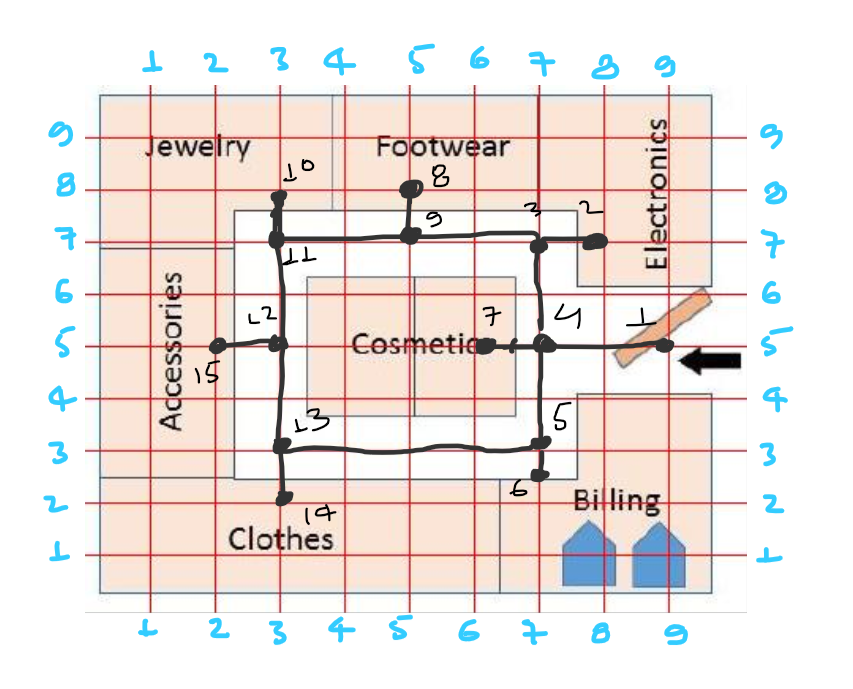
#> input picture Backend/Blueprints/test2.png, 853 x 689 px
$ python -i processImage.py   (imports and definitions only)
#> lines starting #> are read from the running program, lines starting #| are printed output that depends on the picture; after the words box and inside, x2 and y2 are one past the last pixel; in counts of white or black regions, pixels touching at a corner belong together
#> further down, picture is the input picture: shape (689, 853, 3); mean B, G, R 225.3, 228.7, 236.5
import cv2 as cv
from networkx.algorithms import boundary
import numpy as np
import matplotlib.path as mplpath

class processImage:
    storeBoundries = []
    grayScale = None
    storeImage = None
    def getGrayScale(self, image):
        return cv.cvtColor(image, cv.COLOR_BGR2GRAY)
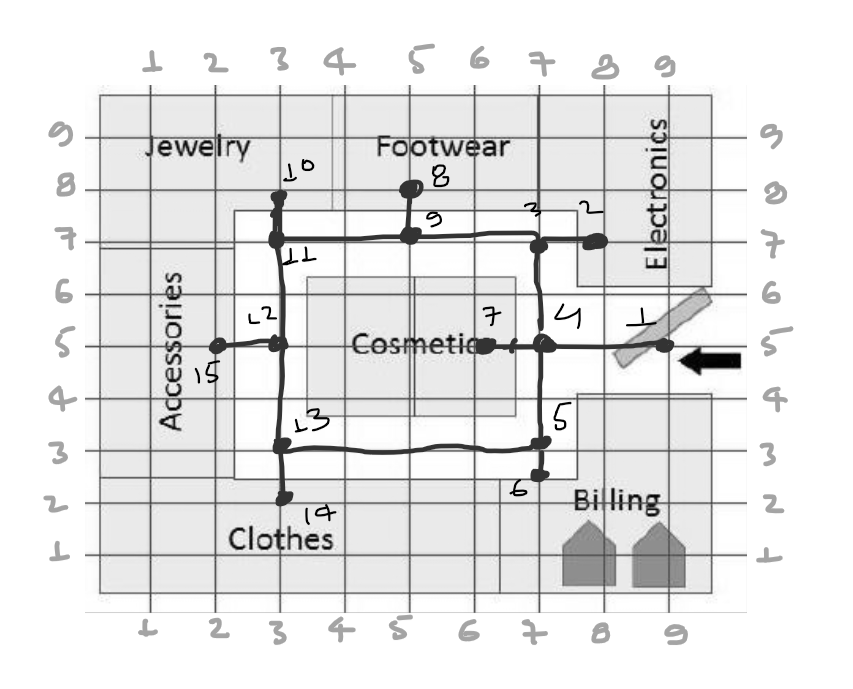
#> returned value: shape (689, 853); min 0, max 255, mean 230.6

    # def getCannyEdge(self, image):
    def getCannyEdge(self):
        gray = self.grayScale
        # gray = cv.cvtColor(image, cv.COLOR_BGR2GRAY)
        filter = np.array([[-1, -1, -1], [-1, 9, -1], [-1, -1, -1]])
        filtered=cv.filter2D(gray,-1,filter)
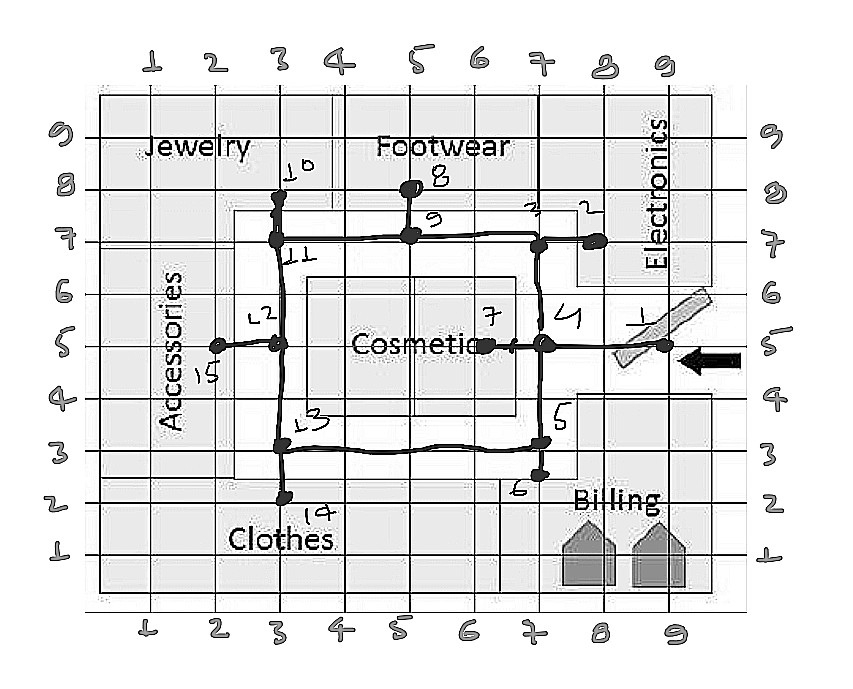
#> filtered: shape (689, 853); min 0, max 255, mean 227.4

        thresh = cv.threshold(filtered, 128, 255, cv.THRESH_BINARY | cv.THRESH_OTSU)[1]
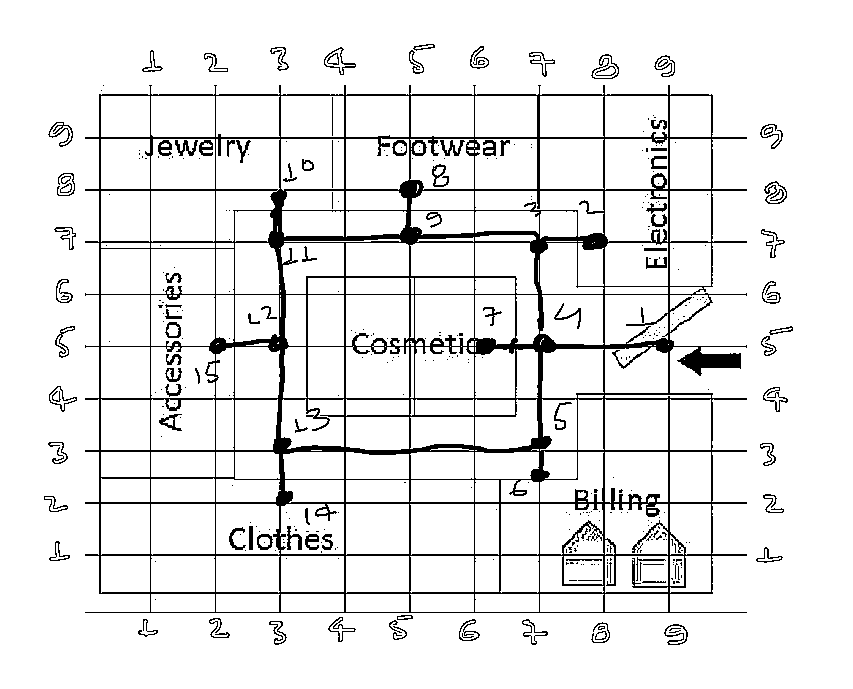
#> thresh: shape (689, 853); 91.6% white; 370 black regions (261 under 20 px)

        Canny = np.zeros(thresh.shape, dtype=np.uint8)
        contours, hierarchy  = cv.findContours(thresh, cv.RETR_TREE, cv.CHAIN_APPROX_SIMPLE)
#> contours = 672 contours, 353 with area under 20; largest, box (x1, y1, x2, y2) and area: (0, 0, 853, 689) 586176, (84, 84, 748, 614) 317292, (216, 139, 280, 242) 4502, (151, 191, 215, 242) 3089, (151, 504, 215, 555) 3088
        i = 0
        for c in contours:
            perimeter = cv.arcLength(c, True)
            storeArea = cv.approxPolyDP(c, 0.02 * perimeter, True)
            if(4 <= len(storeArea) <=6):
                [Next, Previous, First_Child, Parent] = hierarchy[0][i]
                if(First_Child != -1 and Parent != -1):
                    cv.drawContours(Canny, [c], -1, (255,255,255), 2)
            i += 1
#> this loop made 672 passes
#> (perimeter, storeArea, Next, Previous, First_Child, Parent) on passes 1, 29, 43, 48, 51, 55: (3080, [[0, 0], [0, 688], [852, 688], [852, 0]], -1, -1, 1, -1), (26.83, [[410, 616], [398, 617], [398, 618], [410, 617]], -1, -1, -1, 27), (5.66, [[707, 389], [708, 388], [709, 389], [708, 390]], 43, 41, -1, 0), (5.66, [[764, 341], [765, 340], [766, 341], [765, 342]], 48, 44, -1, 0), (43.31, [[791, 328], [776, 330], [771, 332], [787, 330]], -1, -1, -1, 49), (5.66, [[60, 297], [61, 296], [62, 297], [61, 298]], 55, 51, -1, 0)
#> (perimeter, Next, Previous, First_Child, Parent) on passes 2, 5, 7, 11, 16, 34: (13.66, 2, -1, -1, 0), (11.66, 5, 3, -1, 0), (14.49, 7, 5, -1, 0), (8.83, -1, -1, -1, 9), (7.66, 16, 14, -1, 13), (70.97, -1, -1, -1, 32)
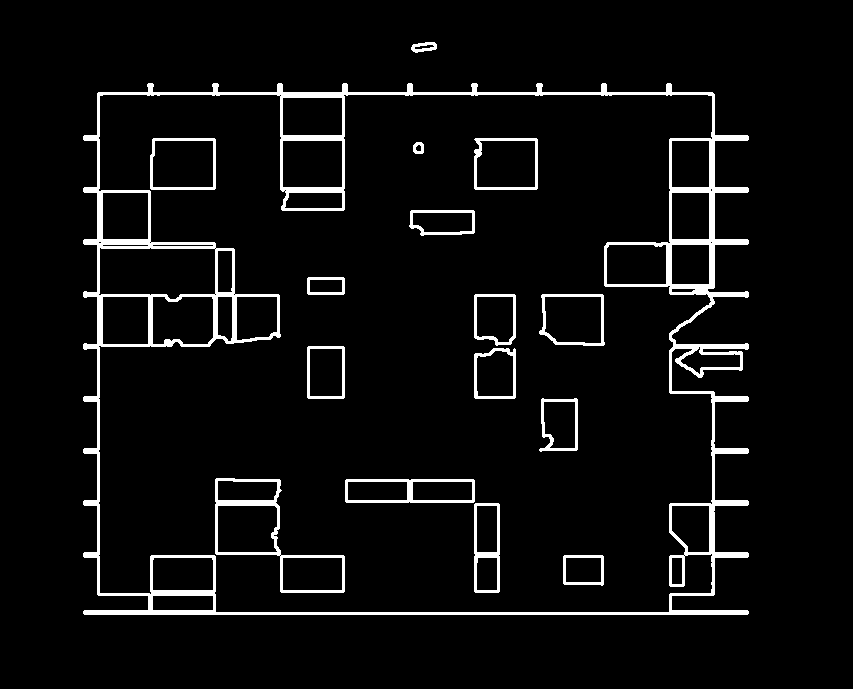
#> Canny: shape (689, 853); 5.2% white; 16 white regions, largest, box (x1, y1, x2, y2) and area: (83, 83, 749, 615) 21195, (215, 478, 345, 593) 1788, (345, 479, 475, 503) 989
#> after the loop, i = 672
        return cv.bitwise_not(Canny)
#> returned value: shape (689, 853); 94.8% white; 16 black regions

    def getStoreBoundries(self):
        img  = self.getCannyEdge()
        boundries = []
        res_img = np.zeros((img.shape[0], img.shape[1]), dtype=np.uint8)
        contours, hierarchy  = cv.findContours(img, cv.RETR_TREE, cv.CHAIN_APPROX_SIMPLE)
#> contours = 63 contours, 6 with area under 20; largest, box (x1, y1, x2, y2) and area: (0, 0, 853, 689) 586176, (82, 82, 750, 616) 325362, (99, 95, 712, 612) 273176, (214, 477, 283, 557) 5038, (149, 137, 217, 191) 3509
        for c in contours:
            if(4 <= len(c) <= 8):
                perimeter = cv.arcLength(c, True)
                storeArea = cv.approxPolyDP(c, 0.02 * perimeter, True)
                if(4 <= len(storeArea) <= 6 ):
                    boundary = []
                    cv.drawContours(res_img, [c], -1, (255,255,255), 2)
                    for i in range(len(storeArea)):
                        boundary.append(storeArea[i][0])
                    boundries.append(boundary)
#> this loop made 63 passes
#> (perimeter, storeArea) on passes 1, 3, 4, 10, 11, 12, 13, 19, 21, 23, 24, 25: (3080, [[0, 0], [0, 688], [852, 688], [852, 0]]), (144, [[153, 596], [153, 609], [212, 609], [212, 596]]), (178.8, [[154, 558], [153, 589], [212, 589], [211, 558]]), (180, [[103, 297], [103, 343], [147, 343], [147, 297]]), (46.83, [[672, 291], [691, 291], [694, 289], [672, 289]]), (106.8, [[218, 251], [218, 291], [231, 291], [231, 251]]), (148, [[672, 245], [672, 283], [708, 283], [708, 245]]), (162, [[672, 193], [672, 238], [708, 238], [708, 193]]), (178, [[103, 193], [103, 238], [147, 238], [147, 193]]), (162, [[672, 141], [672, 186], [708, 186], [708, 141]]), (206, [[283, 141], [283, 186], [341, 186], [341, 141]]), (188, [[283, 98], [283, 134], [341, 134], [341, 98]])
#> perimeter on passes 5, 56, 57: 152.6, 42.97, 15.66
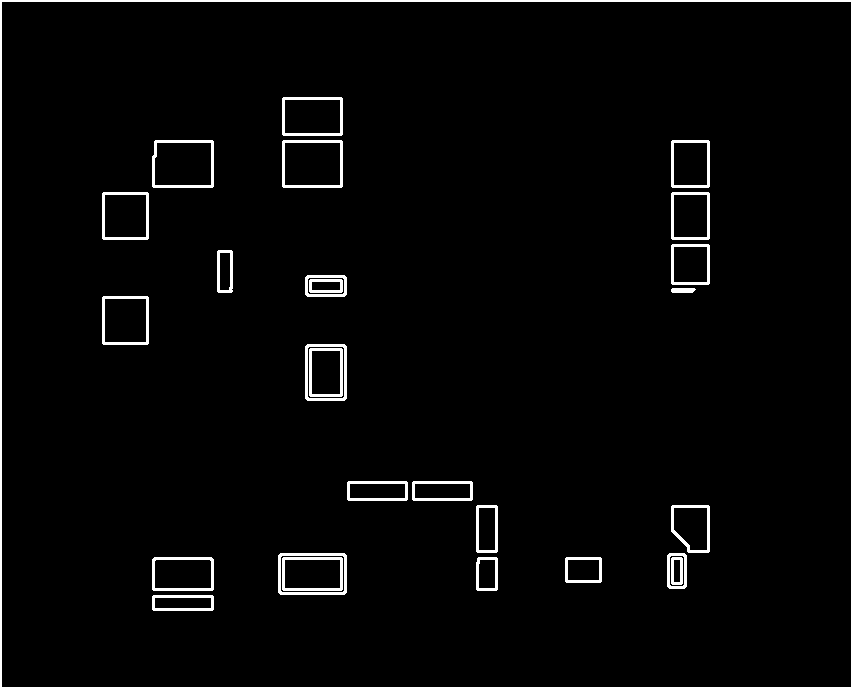
#> res_img: shape (689, 853); 3% white; 27 white regions, largest, box (x1, y1, x2, y2) and area: (0, 0, 853, 689) 6152, (278, 553, 347, 595) 622, (152, 140, 214, 188) 618
#> after the loop, boundries = 27 items
        if( boundries[0][2][0]==img.shape[1] - 1 or boundries[0][2][0]==img.shape[1] - 1 ):
            boundries.pop(0)
            # pass
        # self.mapStores(storeNodes,boundries)
        return cv.bitwise_not(res_img), boundries

    def mapStores(self, storeNodes):
        fontScale = 0.5
        font = cv.FONT_HERSHEY_SIMPLEX
        color = (0, 0, 0)
        thickness = 1
        sImage, boundries = self.getStoreBoundries()
        for id, name, pos in storeNodes:
            for boundry in  boundries:
                if(self.findstore(boundry,pos)):
                    self.storeBoundries.append([id, name, np.array2string(np.array(boundry))])
                    avg_x = avg_y = 0
                    for i in boundry:
                        avg_x += int(i[0])
                        avg_y += int(i[1])
                    avg_x = avg_x//len(boundry)
                    avg_y = avg_y//len(boundry)
                    sImage = cv.putText(sImage, name, (avg_x,avg_y), font,
                   fontScale, color, thickness, cv.LINE_AA)
        self.storeImage = sImage.copy()

    def findstore(self, vertices,point):
        polygon = mplpath.Path(np.array(vertices))
        return polygon.contains_point(point)

# font = cv2.FONT_HERSHEY_SIMPLEX


    def __init__(self,image):
    # def __init__(self,image,storeNodes):
        self.grayScale = self.getGrayScale(image)
        # [5 lines of commented-out code are left out]

>>> import cv2
>>> picture = cv2.imread('Blueprints/test2.png')
>>> result = processImage(picture).getStoreBoundries()

$ run again, on Backend/Blueprints/i1.png
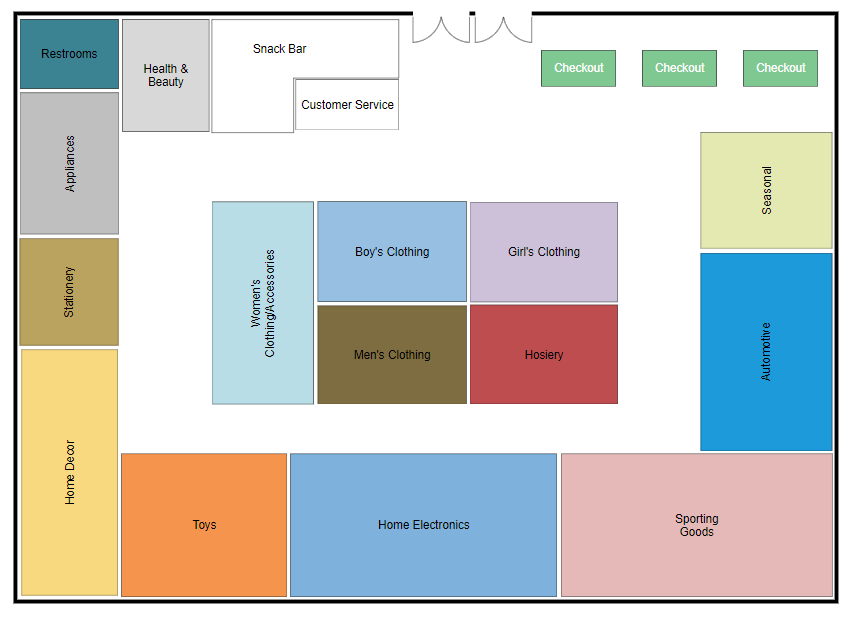
#> input picture Backend/Blueprints/i1.png, 852 x 617 px
#> picture is the input picture: shape (617, 852, 3); mean B, G, R 199.9, 203.6, 202.4
#> in getCannyEdge, `thresh = cv.threshold(filtered, 128, 255, cv.THRESH_BINARY | cv.THRESH..`:
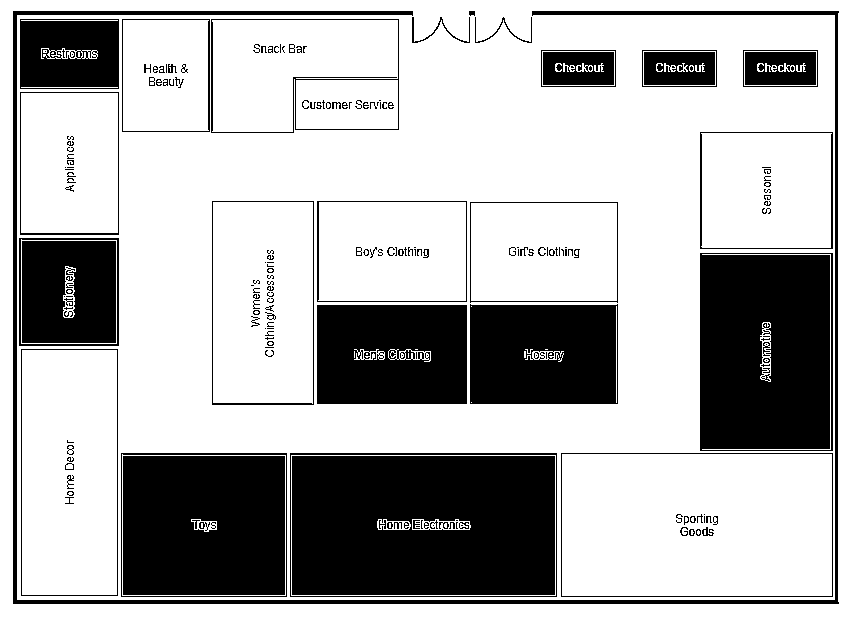
#> thresh: shape (617, 852); 70.1% white; 213 black regions (95 under 20 px)
#> in getCannyEdge, `contours, hierarchy  = cv.findContours(thresh, cv.RETR_TREE, cv.CHAIN_..`: contours = 499 contours, 319 with area under 20; largest, box (x1, y1, x2, y2) and area: (0, 0, 852, 617) 524216, (560, 452, 834, 598) 39583, (289, 452, 558, 598) 38858, (562, 454, 832, 596) 37929, (291, 455, 556, 596) 36960
#> the loop in getCannyEdge, `for c in contours:` made 499 passes
#> (perimeter, storeArea, Next, Previous, First_Child, Parent) on passes 1, 2, 3, 9, 25, 28: (2934, [[0, 0], [0, 616], [851, 616], [851, 0]], -1, -1, 1, -1), (833.7, [[560, 453], [832, 452], [833, 596], [561, 597]], 27, -1, 2, 0), (820, [[562, 454], [562, 595], [831, 595], [831, 454]], -1, -1, 3, 1), (10, [[704, 530], [704, 534], [705, 534], [705, 530]], -1, -1, -1, 7), (5.66, [[703, 514], [704, 513], [705, 514], [704, 515]], 25, 23, -1, 2), (823.7, [[289, 453], [556, 452], [557, 596], [290, 597]], 58, 1, 28, 0)
#> after the loop in getCannyEdge, `for c in contours:`: i = 499
#> in getStoreBoundries, `contours, hierarchy  = cv.findContours(img, cv.RETR_TREE, cv.CHAIN_APP..`: contours = 33 contours, 3 with area under 20; largest, box (x1, y1, x2, y2) and area: (0, 0, 852, 617) 524216, (16, 16, 836, 600) 242861, (209, 198, 621, 408) 85431, (564, 456, 830, 594) 36305, (293, 457, 554, 594) 35360
#> the loop in getStoreBoundries, `for c in contours:` made 33 passes
#> (perimeter, storeArea) on passes 1, 3, 4, 5, 6, 7, 8, 9: (2934, [[0, 0], [0, 616], [851, 616], [851, 0]]), (482, [[471, 306], [471, 402], [616, 402], [616, 306]]), (486, [[318, 306], [318, 402], [465, 402], [465, 306]]), (468, [[473, 205], [473, 298], [614, 298], [614, 205]]), (472, [[321, 204], [321, 298], [463, 298], [463, 204]]), (582, [[215, 204], [215, 400], [310, 400], [310, 204]]), (239.3, [[740, 49], [818, 47], [820, 87], [742, 89]]), (196, [[746, 53], [746, 83], [814, 83], [814, 53]])
#> after the loop in getStoreBoundries, `for c in contours:`:
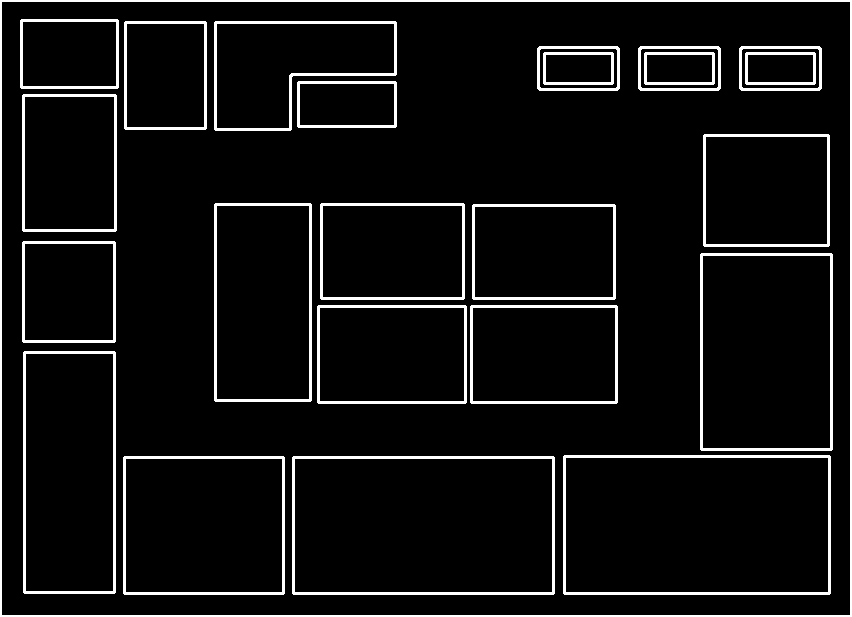
#> res_img: shape (617, 852); 6.9% white; 24 white regions, largest, box (x1, y1, x2, y2) and area: (0, 0, 852, 617) 5860, (563, 455, 831, 595) 2408, (292, 456, 555, 595) 2372
#> after the loop in getStoreBoundries, `for c in contours:`: boundries = 24 items

$ run again, on Backend/Blueprints/i2.png
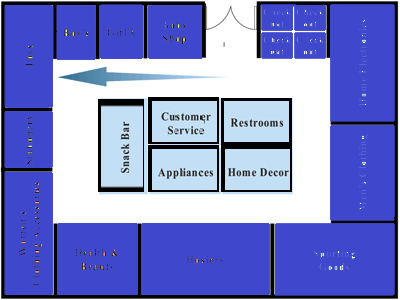
#> input picture Backend/Blueprints/i2.png, 400 x 300 px
#> picture is the input picture: shape (300, 400, 3); mean B, G, R 202.1, 132.2, 123.8
#> in getCannyEdge, `thresh = cv.threshold(filtered, 128, 255, cv.THRESH_BINARY | cv.THRESH..`:
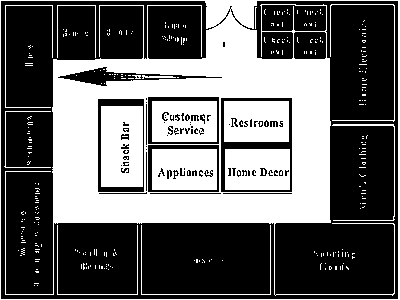
#> thresh: shape (300, 400); 39.9% white; 330 white regions (314 under 20 px)
#> in getCannyEdge, `contours, hierarchy  = cv.findContours(thresh, cv.RETR_TREE, cv.CHAIN_..`: contours = 439 contours, 370 with area under 20; largest, box (x1, y1, x2, y2) and area: (0, 0, 400, 300) 119301, (0, 0, 399, 300) 68506, (220, 97, 293, 193) 6838, (97, 98, 145, 193) 4416, (147, 144, 220, 193) 3454
#> the loop in getCannyEdge, `for c in contours:` made 439 passes
#> (perimeter, storeArea, Next, Previous, First_Child, Parent) on passes 1, 6, 7, 8, 9, 19: (1396, [[0, 0], [0, 299], [399, 299], [399, 0]], -1, -1, 1, -1), (5.66, [[145, 149], [146, 148], [147, 149], [146, 150]], 6, 4, -1, 0), (5.66, [[145, 146], [146, 145], [147, 146], [146, 147]], 7, 5, -1, 0), (237.7, [[147, 145], [218, 144], [219, 191], [148, 192]], 24, 6, 8, 0), (208, [[152, 149], [152, 189], [216, 189], [216, 149]], -1, -1, 9, 7), (6, [[175, 172], [175, 174], [176, 174], [176, 172]], -1, -1, -1, 17)
#> after the loop in getCannyEdge, `for c in contours:`: i = 439
#> in getStoreBoundries, `contours, hierarchy  = cv.findContours(img, cv.RETR_TREE, cv.CHAIN_APP..`: contours = 22 contours, 3 with area under 20; largest, box (x1, y1, x2, y2) and area: (0, 0, 400, 300) 119301, (95, 94, 295, 195) 19713, (222, 99, 291, 191) 3310, (222, 99, 291, 144) 2984, (103, 108, 141, 185) 2812
#> the loop in getStoreBoundries, `for c in contours:` made 22 passes
#> (perimeter, storeArea) on passes 1, 7, 8, 11, 12, 15, 16, 22: (1396, [[0, 0], [0, 299], [399, 299], [399, 0]]), (192, [[227, 151], [227, 187], [287, 187], [287, 151]]), (192, [[154, 151], [154, 187], [214, 187], [214, 151]]), (226, [[103, 108], [103, 184], [140, 184], [140, 108]]), (192, [[154, 103], [154, 139], [214, 139], [214, 103]]), (219.3, [[222, 101], [288, 99], [290, 141], [224, 143]]), (192, [[226, 103], [226, 139], [286, 139], [286, 103]]), (103.7, [[295, 34], [296, 57], [324, 56], [323, 33]])
#> after the loop in getStoreBoundries, `for c in contours:`:
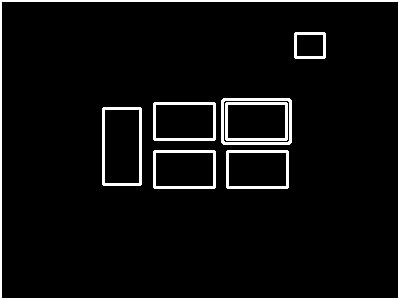
#> res_img: shape (300, 400); 5.6% white; 8 white regions, largest, box (x1, y1, x2, y2) and area: (0, 0, 400, 300) 2784, (102, 107, 142, 186) 674, (221, 98, 292, 145) 664
#> after the loop in getStoreBoundries, `for c in contours:`: boundries = 8 items
